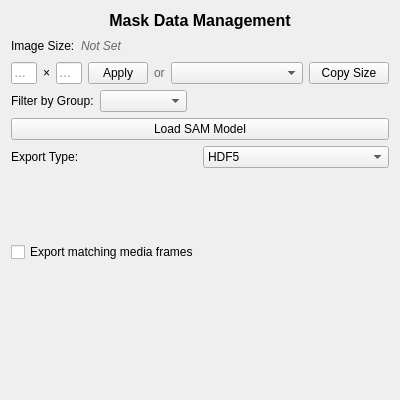
<?xml version="1.0" encoding="UTF-8"?>
<ui version="4.0">
 <class>MaskInspector</class>
 <widget class="QWidget" name="MaskInspector">
  <property name="geometry">
   <rect>
    <x>0</x>
    <y>0</y>
    <width>400</width>
    <height>400</height>
   </rect>
  </property>
  <property name="windowTitle">
   <string>Form</string>
  </property>
  <layout class="QVBoxLayout" name="mainVerticalLayout">
   <item>
    <widget class="QLabel" name="label_main_title">
     <property name="font">
      <font>
       <pointsize>12</pointsize>
       <bold>true</bold>
      </font>
     </property>
     <property name="text">
      <string>Mask Data Management</string>
     </property>
     <property name="alignment">
      <set>Qt::AlignmentFlag::AlignCenter</set>
     </property>
    </widget>
   </item>
   <item>
    <layout class="QVBoxLayout" name="imageSizeMainLayout">
     <item>
      <layout class="QHBoxLayout" name="imageSizeLayout">
       <item>
        <widget class="QLabel" name="label_image_size">
         <property name="text">
          <string>Image Size:</string>
         </property>
        </widget>
       </item>
       <item>
        <widget class="QLabel" name="image_size_status_label">
         <property name="text">
          <string>Not Set</string>
         </property>
         <property name="styleSheet">
          <string>color: #666666; font-style: italic;</string>
         </property>
        </widget>
       </item>
       <item>
        <spacer name="horizontalSpacer_imageSize">
         <property name="orientation">
          <enum>Qt::Orientation::Horizontal</enum>
         </property>
         <property name="sizeHint" stdset="0">
          <size>
           <width>40</width>
           <height>20</height>
          </size>
         </property>
        </spacer>
       </item>
      </layout>
     </item>
     <item>
      <layout class="QHBoxLayout" name="imageSizeControlsLayout">
       <item>
        <widget class="QLineEdit" name="image_width_edit">
         <property name="placeholderText">
          <string>Width</string>
         </property>
         <property name="maximumSize">
          <size>
           <width>80</width>
           <height>16777215</height>
          </size>
         </property>
        </widget>
       </item>
       <item>
        <widget class="QLabel" name="label_x_separator">
         <property name="text">
          <string>×</string>
         </property>
        </widget>
       </item>
       <item>
        <widget class="QLineEdit" name="image_height_edit">
         <property name="placeholderText">
          <string>Height</string>
         </property>
         <property name="maximumSize">
          <size>
           <width>80</width>
           <height>16777215</height>
          </size>
         </property>
        </widget>
       </item>
       <item>
        <widget class="QPushButton" name="apply_image_size_button">
         <property name="text">
          <string>Apply</string>
         </property>
         <property name="maximumSize">
          <size>
           <width>60</width>
           <height>16777215</height>
          </size>
         </property>
        </widget>
       </item>
       <item>
        <widget class="QLabel" name="label_or">
         <property name="text">
          <string>or</string>
         </property>
         <property name="styleSheet">
          <string>color: #666666;</string>
         </property>
        </widget>
       </item>
       <item>
        <widget class="QComboBox" name="copy_from_media_combo">
         <property name="placeholderText">
          <string>Copy from media...</string>
         </property>
         <property name="maximumSize">
          <size>
           <width>150</width>
           <height>16777215</height>
          </size>
         </property>
        </widget>
       </item>
       <item>
        <widget class="QPushButton" name="copy_image_size_button">
         <property name="text">
          <string>Copy Size</string>
         </property>
         <property name="maximumSize">
          <size>
           <width>80</width>
           <height>16777215</height>
          </size>
         </property>
        </widget>
       </item>
      </layout>
     </item>
    </layout>
   </item>
   <item>
    <layout class="QHBoxLayout" name="groupFilterLayout">
     <item>
      <widget class="QLabel" name="groupFilterLabel">
       <property name="text">
        <string>Filter by Group:</string>
       </property>
      </widget>
     </item>
     <item>
      <widget class="QComboBox" name="groupFilterCombo">
       <property name="placeholderText">
        <string>All Groups</string>
       </property>
      </widget>
     </item>
     <item>
      <spacer name="horizontalSpacer_groupFilter">
       <property name="orientation">
        <enum>Qt::Orientation::Horizontal</enum>
       </property>
       <property name="sizeHint" stdset="0">
        <size>
         <width>40</width>
         <height>20</height>
        </size>
       </property>
      </spacer>
     </item>
    </layout>
   </item>
   <item>
    <widget class="QPushButton" name="load_sam_button">
     <property name="text">
      <string>Load SAM Model</string>
     </property>
    </widget>
   </item>
   <item>
    <widget class="Section" name="export_section" native="true">
     <property name="sizePolicy">
      <sizepolicy hsizetype="Expanding" vsizetype="Preferred">
       <horstretch>0</horstretch>
       <verstretch>0</verstretch>
      </sizepolicy>
     </property>
     <layout class="QVBoxLayout" name="exportSectionLayout">
      <property name="leftMargin">
       <number>0</number>
      </property>
      <property name="topMargin">
       <number>0</number>
      </property>
      <property name="rightMargin">
       <number>0</number>
      </property>
      <property name="bottomMargin">
       <number>0</number>
      </property>
      <item>
       <layout class="QHBoxLayout" name="exportTypeLayout">
        <item>
         <widget class="QLabel" name="label_export_type">
          <property name="text">
           <string>Export Type:</string>
          </property>
         </widget>
        </item>
        <item>
         <widget class="QComboBox" name="export_type_combo">
          <item>
           <property name="text">
            <string>HDF5</string>
           </property>
          </item>
          <item>
           <property name="text">
            <string>Image</string>
           </property>
          </item>
         </widget>
        </item>
       </layout>
      </item>
      <item>
       <widget class="QStackedWidget" name="stacked_saver_options">
        <property name="currentIndex">
         <number>0</number>
        </property>
        <widget class="HDF5MaskSaver_Widget" name="hdf5_mask_saver_widget"/>
        <widget class="ImageMaskSaver_Widget" name="image_mask_saver_widget"/>
       </widget>
      </item>
      <item>
       <widget class="QCheckBox" name="export_media_frames_checkbox">
        <property name="text">
         <string>Export matching media frames</string>
        </property>
        <property name="checked">
         <bool>false</bool>
        </property>
       </widget>
      </item>
      <item>
       <widget class="MediaExport_Widget" name="media_export_options_widget" native="true"/>
      </item>
     </layout>
    </widget>
   </item>
   <item>
    <spacer name="verticalSpacer">
     <property name="orientation">
      <enum>Qt::Orientation::Vertical</enum>
     </property>
     <property name="sizeType">
      <enum>QSizePolicy::Policy::Expanding</enum>
     </property>
     <property name="sizeHint" stdset="0">
      <size>
       <width>20</width>
       <height>10</height>
      </size>
     </property>
    </spacer>
   </item>
  </layout>
 </widget>
 <customwidgets>
  <customwidget>
   <class>HDF5MaskSaver_Widget</class>
   <extends>QWidget</extends>
   <header>DataExport_Widget/Masks/HDF5/HDF5MaskSaver_Widget.hpp</header>
   <container>1</container>
  </customwidget>
  <customwidget>
   <class>ImageMaskSaver_Widget</class>
   <extends>QWidget</extends>
   <header>DataExport_Widget/Masks/Image/ImageMaskSaver_Widget.hpp</header>
   <container>1</container>
  </customwidget>
  <customwidget>
   <class>MediaExport_Widget</class>
   <extends>QWidget</extends>
           <header>MediaExport/MediaExport_Widget.hpp</header>
   <container>1</container>
  </customwidget>
  <customwidget>
   <class>Section</class>
   <extends>QWidget</extends>
   <header>Collapsible_Widget/Section.hpp</header>
   <container>1</container>
  </customwidget>
 </customwidgets>
 <resources/>
 <connections/>
</ui>
